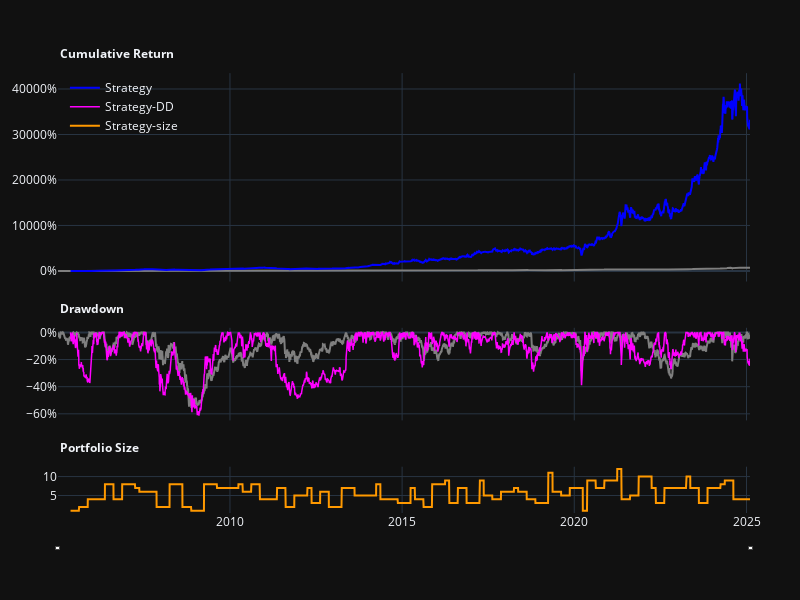

Write notebook code for a chart like this one.
### Code cell
adjusted_tw3factor._plot_equity_curve()

### Figure 1 — Plotly figure (JSON) as saved in the notebook; plotly's stock layout.template omitted (floating-point values rounded to 4 significant figures; data arrays with more than 128 entries replaced by an {"elided": "..."} marker saying what was removed)
{"data": [{"line": {"color": "#7F7F7F", "width": 2}, "name": "Benchmark", "showlegend": false, "type": "scatter", "x": {"elided": "4943 str values"}, "xaxis": "x", "y": {"elided": "4943 float values"}, "yaxis": "y"}, {"line": {"color": "#0000FF", "width": 2}, "name": "Strategy", "type": "scatter", "x": {"elided": "4857 str values"}, "xaxis": "x", "y": {"elided": "4857 float values"}, "yaxis": "y"}, {"line": {"color": "#7F7F7F", "width": 2}, "name": "Benchmark-DD", "showlegend": false, "type": "scatter", "x": {"elided": "4943 str values"}, "xaxis": "x2", "y": {"elided": "4943 float values"}, "yaxis": "y2"}, {"line": {"color": "#FF00FF", "width": 1.5}, "name": "Strategy-DD", "type": "scatter", "x": {"elided": "4857 str values"}, "xaxis": "x2", "y": {"elided": "4857 float values"}, "yaxis": "y2"}, {"line": {"color": "#FF9900", "width": 2}, "name": "Strategy-size", "type": "scatter", "x": {"elided": "4857 str values"}, "xaxis": "x3", "y": {"elided": "4857 int values"}, "yaxis": "y3"}], "layout": {"annotations": [{"showarrow": false, "text": "<b>Cumulative Return</b>", "x": 0, "xref": "x domain", "y": 1, "yref": "y domain", "yshift": 30}, {"showarrow": false, "text": "<b>Drawdown</b>", "x": 0, "xref": "x2 domain", "y": 1, "yref": "y2 domain", "yshift": 30}, {"showarrow": false, "text": "<b>Portfolio Size</b>", "x": 0, "xref": "x3 domain", "y": 1, "yref": "y3 domain", "yshift": 30}], "height": 600, "legend": {"bgcolor": "rgba(0,0,0,0)", "x": 0.01, "xanchor": "left", "y": 0.95, "yanchor": "top"}, "margin": {"b": 50, "l": 50, "r": 50, "t": 50}, "width": 800, "xaxis": {"anchor": "y", "domain": [0, 1], "matches": "x3", "showticklabels": false}, "xaxis2": {"anchor": "y2", "domain": [0, 1], "matches": "x3", "showticklabels": false}, "xaxis3": {"anchor": "y3", "domain": [0, 1], "rangeslider": {"thickness": 0.01, "visible": true}}, "yaxis": {"anchor": "x", "domain": [0.5, 0.95], "tickformat": ".0%"}, "yaxis2": {"anchor": "x2", "domain": [0.2, 0.4], "tickformat": ".0%"}, "yaxis3": {"anchor": "x3", "domain": [0, 0.1]}}}
